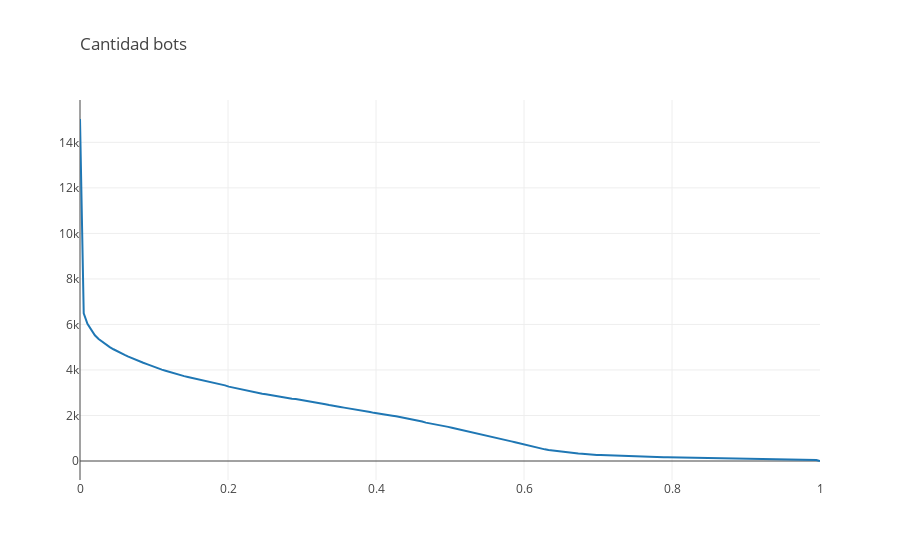

Here is the notebook cell this chart was saved with:
### Code cell
yval = []
xval = np.linspace(0,1, 200)
for i in xval:
    cantUsuarios = len(usuarios_prob[usuarios_prob['Prob_Bot']>i])
    yval.append(cantUsuarios)
trace1 = go.Scatter(
    name='Inscriptos',
    x=xval,
    y=yval,
#     line={
#         'shape': 'spline',
#         'smoothing': 0.7,
#     }
)
layout = go.Layout(
    title=go.layout.Title(
        text='Cantidad bots',
        xref='paper',
        x=0
    ),
)
fig = go.Figure(data=[trace1], layout=layout)
print(len(usuarios_prob))
iplot(fig)

### Figure 1 — Plotly figure (JSON) as saved in the notebook; plotly's stock layout.template omitted (floating-point values rounded to 4 significant figures; data arrays with more than 128 entries replaced by an {"elided": "..."} marker saying what was removed)
{"data": [{"name": "Inscriptos", "type": "scatter", "uid": "e4bdc93e-1b3c-4569-858c-e31c5ac39f8d", "x": {"elided": "200 float values"}, "y": {"elided": "200 int values"}}], "layout": {"title": {"text": "Cantidad bots", "x": 0, "xref": "paper"}}}
